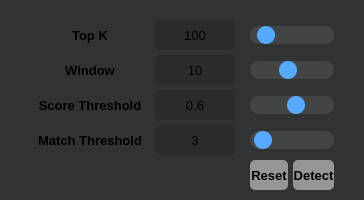
                     <widget class="QFrame" name="query_controls">
                      <property name="styleSheet">
                       <string notr="true">QFrame{
	background-color: rgb(49,50,51);
	border-radius: 5px
}
QPushButton { 
	background-color: rgb(149,150,151);
	border-radius: 5px;
}
QPushButton:hover{
	border: 2px solid rgb(64, 71, 88);
}
QPushButton:disabled{
	border: 2px solid rgb(43,43,43);
	background-color: rgb(43,43,43);
}

QLineEdit{
	background-color: rgb(43,43,43);
	border-radius: 5px;
}
QLineEdit:hover{
	border: 2px solid rgb(64, 71, 88);
}
</string>
                      </property>
                      <property name="frameShape">
                       <enum>QFrame::StyledPanel</enum>
                      </property>
                      <property name="frameShadow">
                       <enum>QFrame::Raised</enum>
                      </property>
                      <layout class="QHBoxLayout" name="horizontalLayout_32">
                       <property name="spacing">
                        <number>5</number>
                       </property>
                       <property name="leftMargin">
                        <number>30</number>
                       </property>
                       <property name="topMargin">
                        <number>20</number>
                       </property>
                       <property name="rightMargin">
                        <number>30</number>
                       </property>
                       <property name="bottomMargin">
                        <number>10</number>
                       </property>
                       <item>
                        <widget class="QFrame" name="frame_34">
                         <property name="frameShape">
                          <enum>QFrame::StyledPanel</enum>
                         </property>
                         <property name="frameShadow">
                          <enum>QFrame::Raised</enum>
                         </property>
                         <layout class="QVBoxLayout" name="verticalLayout_25">
                          <property name="spacing">
                           <number>5</number>
                          </property>
                          <property name="leftMargin">
                           <number>0</number>
                          </property>
                          <property name="topMargin">
                           <number>0</number>
                          </property>
                          <property name="rightMargin">
                           <number>0</number>
                          </property>
                          <property name="bottomMargin">
                           <number>0</number>
                          </property>
                          <item>
                           <widget class="QLabel" name="label_6">
                            <property name="minimumSize">
                             <size>
                              <width>120</width>
                              <height>30</height>
                             </size>
                            </property>
                            <property name="maximumSize">
                             <size>
                              <width>120</width>
                              <height>30</height>
                             </size>
                            </property>
                            <property name="font">
                             <font>
                              <family>Segoe UI</family>
                              <pointsize>10</pointsize>
                              <bold>true</bold>
                             </font>
                            </property>
                            <property name="text">
                             <string>Top K</string>
                            </property>
                            <property name="alignment">
                             <set>Qt::AlignCenter</set>
                            </property>
                           </widget>
                          </item>
                          <item>
                           <widget class="QLabel" name="label_5">
                            <property name="minimumSize">
                             <size>
                              <width>120</width>
                              <height>30</height>
                             </size>
                            </property>
                            <property name="maximumSize">
                             <size>
                              <width>120</width>
                              <height>30</height>
                             </size>
                            </property>
                            <property name="font">
                             <font>
                              <family>Segoe UI</family>
                              <pointsize>10</pointsize>
                              <bold>true</bold>
                             </font>
                            </property>
                            <property name="text">
                             <string>Window</string>
                            </property>
                            <property name="alignment">
                             <set>Qt::AlignCenter</set>
                            </property>
                           </widget>
                          </item>
                          <item>
                           <widget class="QLabel" name="label_8">
                            <property name="minimumSize">
                             <size>
                              <width>120</width>
                              <height>30</height>
                             </size>
                            </property>
                            <property name="maximumSize">
                             <size>
                              <width>120</width>
                              <height>30</height>
                             </size>
                            </property>
                            <property name="font">
                             <font>
                              <family>Segoe UI</family>
                              <pointsize>10</pointsize>
                              <bold>true</bold>
                             </font>
                            </property>
                            <property name="text">
                             <string>Score Threshold</string>
                            </property>
                            <property name="alignment">
                             <set>Qt::AlignCenter</set>
                            </property>
                           </widget>
                          </item>
                          <item>
                           <widget class="QLabel" name="label_3">
                            <property name="minimumSize">
                             <size>
                              <width>120</width>
                              <height>30</height>
                             </size>
                            </property>
                            <property name="maximumSize">
                             <size>
                              <width>120</width>
                              <height>30</height>
                             </size>
                            </property>
                            <property name="font">
                             <font>
                              <family>Segoe UI</family>
                              <pointsize>10</pointsize>
                              <bold>true</bold>
                             </font>
                            </property>
                            <property name="text">
                             <string>Match Threshold</string>
                            </property>
                            <property name="alignment">
                             <set>Qt::AlignCenter</set>
                            </property>
                           </widget>
                          </item>
                          <item>
                           <widget class="QFrame" name="frame_31">
                            <property name="frameShape">
                             <enum>QFrame::StyledPanel</enum>
                            </property>
                            <property name="frameShadow">
                             <enum>QFrame::Raised</enum>
                            </property>
                           </widget>
                          </item>
                         </layout>
                        </widget>
                       </item>
                       <item>
                        <widget class="QFrame" name="frame_33">
                         <property name="styleSheet">
                          <string notr="true">QLabel{
	background-color: rgb(43,43,43);
	border-radius: 5px;
}
QLabel:hover{
	border: 2px solid rgb(64, 71, 88);
}
</string>
                         </property>
                         <property name="frameShape">
                          <enum>QFrame::StyledPanel</enum>
                         </property>
                         <property name="frameShadow">
                          <enum>QFrame::Raised</enum>
                         </property>
                         <layout class="QVBoxLayout" name="verticalLayout_16">
                          <property name="spacing">
                           <number>5</number>
                          </property>
                          <property name="leftMargin">
                           <number>0</number>
                          </property>
                          <property name="topMargin">
                           <number>0</number>
                          </property>
                          <property name="rightMargin">
                           <number>0</number>
                          </property>
                          <property name="bottomMargin">
                           <number>0</number>
                          </property>
                          <item>
                           <widget class="QLabel" name="query_topk_label">
                            <property name="minimumSize">
                             <size>
                              <width>80</width>
                              <height>30</height>
                             </size>
                            </property>
                            <property name="maximumSize">
                             <size>
                              <width>80</width>
                              <height>30</height>
                             </size>
                            </property>
                            <property name="font">
                             <font>
                              <family>Segoe UI</family>
                              <pointsize>10</pointsize>
                             </font>
                            </property>
                            <property name="text">
                             <string>100</string>
                            </property>
                            <property name="alignment">
                             <set>Qt::AlignCenter</set>
                            </property>
                           </widget>
                          </item>
                          <item>
                           <widget class="QLabel" name="query_wnd_label">
                            <property name="minimumSize">
                             <size>
                              <width>80</width>
                              <height>30</height>
                             </size>
                            </property>
                            <property name="maximumSize">
                             <size>
                              <width>80</width>
                              <height>30</height>
                             </size>
                            </property>
                            <property name="font">
                             <font>
                              <family>Segoe UI</family>
                              <pointsize>10</pointsize>
                             </font>
                            </property>
                            <property name="text">
                             <string>10</string>
                            </property>
                            <property name="alignment">
                             <set>Qt::AlignCenter</set>
                            </property>
                           </widget>
                          </item>
                          <item>
                           <widget class="QLabel" name="query_score_thr_label">
                            <property name="minimumSize">
                             <size>
                              <width>80</width>
                              <height>30</height>
                             </size>
                            </property>
                            <property name="maximumSize">
                             <size>
                              <width>80</width>
                              <height>30</height>
                             </size>
                            </property>
                            <property name="font">
                             <font>
                              <family>Segoe UI</family>
                              <pointsize>10</pointsize>
                             </font>
                            </property>
                            <property name="text">
                             <string>0.6</string>
                            </property>
                            <property name="alignment">
                             <set>Qt::AlignCenter</set>
                            </property>
                           </widget>
                          </item>
                          <item>
                           <widget class="QLabel" name="query_match_thr_label">
                            <property name="minimumSize">
                             <size>
                              <width>80</width>
                              <height>30</height>
                             </size>
                            </property>
                            <property name="maximumSize">
                             <size>
                              <width>80</width>
                              <height>30</height>
                             </size>
                            </property>
                            <property name="font">
                             <font>
                              <family>Segoe UI</family>
                              <pointsize>10</pointsize>
                             </font>
                            </property>
                            <property name="text">
                             <string>3</string>
                            </property>
                            <property name="alignment">
                             <set>Qt::AlignCenter</set>
                            </property>
                           </widget>
                          </item>
                          <item>
                           <widget class="QFrame" name="frame_35">
                            <property name="frameShape">
                             <enum>QFrame::StyledPanel</enum>
                            </property>
                            <property name="frameShadow">
                             <enum>QFrame::Raised</enum>
                            </property>
                           </widget>
                          </item>
                         </layout>
                        </widget>
                       </item>
                       <item>
                        <widget class="QFrame" name="frame_32">
                         <property name="styleSheet">
                          <string notr="true">QSlider{
	background:transparent;
}
QSlider::groove:horizontal {
    border-radius: 9px;
	border-color: rgba(80,80,80,150);
    height: 18px;
	margin: 0px;
	background-color: rgba(80,80,80,150);
}
QSlider::groove:horizontal:hover {
	background-color: rgb(46,46,51);
}

QSlider::handle:horizontal {
    background-color: rgb(85, 170, 255);
    border: none;
    height: 18px;
    width: 18px;
    margin: 0px;
	border-radius: 9px;
}
QSlider::handle:horizontal:hover {
    background-color: rgb(105, 180, 255);
}
QSlider::handle:horizontal:pressed {
    background-color: rgb(65, 130, 195);
}</string>
                         </property>
                         <property name="frameShape">
                          <enum>QFrame::StyledPanel</enum>
                         </property>
                         <property name="frameShadow">
                          <enum>QFrame::Raised</enum>
                         </property>
                         <layout class="QVBoxLayout" name="verticalLayout_24">
                          <property name="spacing">
                           <number>5</number>
                          </property>
                          <property name="leftMargin">
                           <number>10</number>
                          </property>
                          <property name="topMargin">
                           <number>0</number>
                          </property>
                          <property name="rightMargin">
                           <number>0</number>
                          </property>
                          <property name="bottomMargin">
                           <number>0</number>
                          </property>
                          <item>
                           <widget class="QSlider" name="query_topk_slider">
                            <property name="minimumSize">
                             <size>
                              <width>0</width>
                              <height>30</height>
                             </size>
                            </property>
                            <property name="minimum">
                             <number>1</number>
                            </property>
                            <property name="maximum">
                             <number>10</number>
                            </property>
                            <property name="pageStep">
                             <number>1</number>
                            </property>
                            <property name="value">
                             <number>2</number>
                            </property>
                            <property name="orientation">
                             <enum>Qt::Horizontal</enum>
                            </property>
                            <property name="tickInterval">
                             <number>50</number>
                            </property>
                           </widget>
                          </item>
                          <item>
                           <widget class="QSlider" name="query_wnd_slider">
                            <property name="minimumSize">
                             <size>
                              <width>0</width>
                              <height>30</height>
                             </size>
                            </property>
                            <property name="minimum">
                             <number>2</number>
                            </property>
                            <property name="maximum">
                             <number>20</number>
                            </property>
                            <property name="pageStep">
                             <number>1</number>
                            </property>
                            <property name="value">
                             <number>10</number>
                            </property>
                            <property name="orientation">
                             <enum>Qt::Horizontal</enum>
                            </property>
                            <property name="tickInterval">
                             <number>1</number>
                            </property>
                           </widget>
                          </item>
                          <item>
                           <widget class="QSlider" name="query_score_thr_slider">
                            <property name="minimumSize">
                             <size>
                              <width>0</width>
                              <height>30</height>
                             </size>
                            </property>
                            <property name="minimum">
                             <number>2</number>
                            </property>
                            <property name="maximum">
                             <number>20</number>
                            </property>
                            <property name="pageStep">
                             <number>1</number>
                            </property>
                            <property name="value">
                             <number>12</number>
                            </property>
                            <property name="orientation">
                             <enum>Qt::Horizontal</enum>
                            </property>
                            <property name="tickInterval">
                             <number>5</number>
                            </property>
                           </widget>
                          </item>
                          <item>
                           <widget class="QSlider" name="query_match_thr_slider">
                            <property name="minimumSize">
                             <size>
                              <width>0</width>
                              <height>30</height>
                             </size>
                            </property>
                            <property name="minimum">
                             <number>2</number>
                            </property>
                            <property name="maximum">
                             <number>20</number>
                            </property>
                            <property name="pageStep">
                             <number>1</number>
                            </property>
                            <property name="value">
                             <number>3</number>
                            </property>
                            <property name="orientation">
                             <enum>Qt::Horizontal</enum>
                            </property>
                            <property name="tickInterval">
                             <number>1</number>
                            </property>
                           </widget>
                          </item>
                          <item>
                           <widget class="QFrame" name="frame_36">
                            <property name="frameShape">
                             <enum>QFrame::StyledPanel</enum>
                            </property>
                            <property name="frameShadow">
                             <enum>QFrame::Raised</enum>
                            </property>
                            <layout class="QHBoxLayout" name="horizontalLayout_33">
                             <property name="spacing">
                              <number>5</number>
                             </property>
                             <property name="leftMargin">
                              <number>0</number>
                             </property>
                             <property name="topMargin">
                              <number>0</number>
                             </property>
                             <property name="rightMargin">
                              <number>0</number>
                             </property>
                             <property name="bottomMargin">
                              <number>0</number>
                             </property>
                             <item>
                              <widget class="QPushButton" name="query_reset_btn">
                               <property name="minimumSize">
                                <size>
                                 <width>0</width>
                                 <height>30</height>
                                </size>
                               </property>
                               <property name="font">
                                <font>
                                 <family>Segoe UI</family>
                                 <pointsize>10</pointsize>
                                 <bold>true</bold>
                                </font>
                               </property>
                               <property name="text">
                                <string>Reset</string>
                               </property>
                              </widget>
                             </item>
                             <item>
                              <widget class="QPushButton" name="query_submit_btn">
                               <property name="minimumSize">
                                <size>
                                 <width>0</width>
                                 <height>30</height>
                                </size>
                               </property>
                               <property name="font">
                                <font>
                                 <family>Segoe UI</family>
                                 <pointsize>10</pointsize>
                                 <bold>true</bold>
                                </font>
                               </property>
                               <property name="text">
                                <string>Detect</string>
                               </property>
                              </widget>
                             </item>
                            </layout>
                           </widget>
                          </item>
                         </layout>
                        </widget>
                       </item>
                      </layout>
                     </widget>
